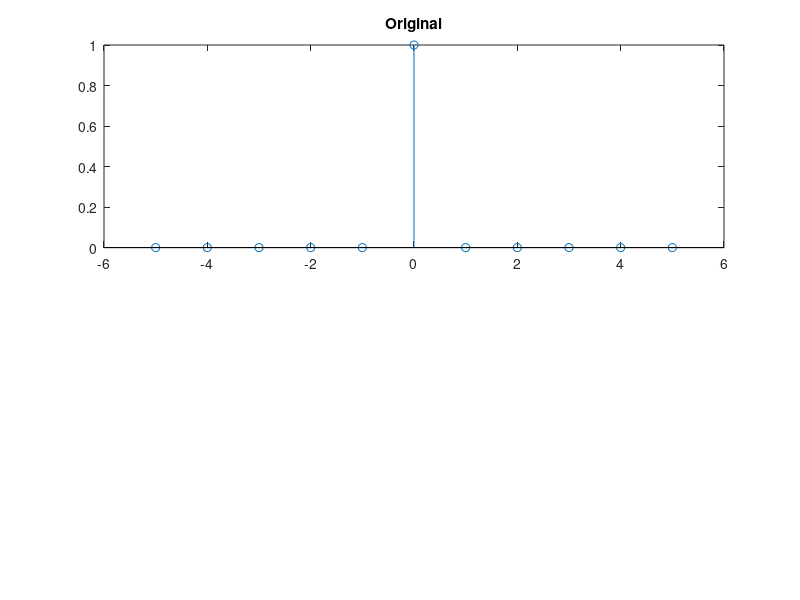

MATLAB code for this plot:
n=-5:1:5;%range
x=input('Enter Signal ');%user input
c=input('Delay Or Advance');%user deciding
subplot(2,1,1);%2 row 1 column 1st place
stem(n,n==0);%original
title('Original');%title of original
switch c
    case'+'
        subplot(2,1,2);%2 row 1 column 2nd place
        stem(n,n==0+x);%delayed
        title('Delayed');%title of graph 2
        case'-'
        subplot(2,1,2);%2 row 1 column 2nd place
        stem(n,n==0-x);%advanced
        title('Advanced');%title of graph 2
end
